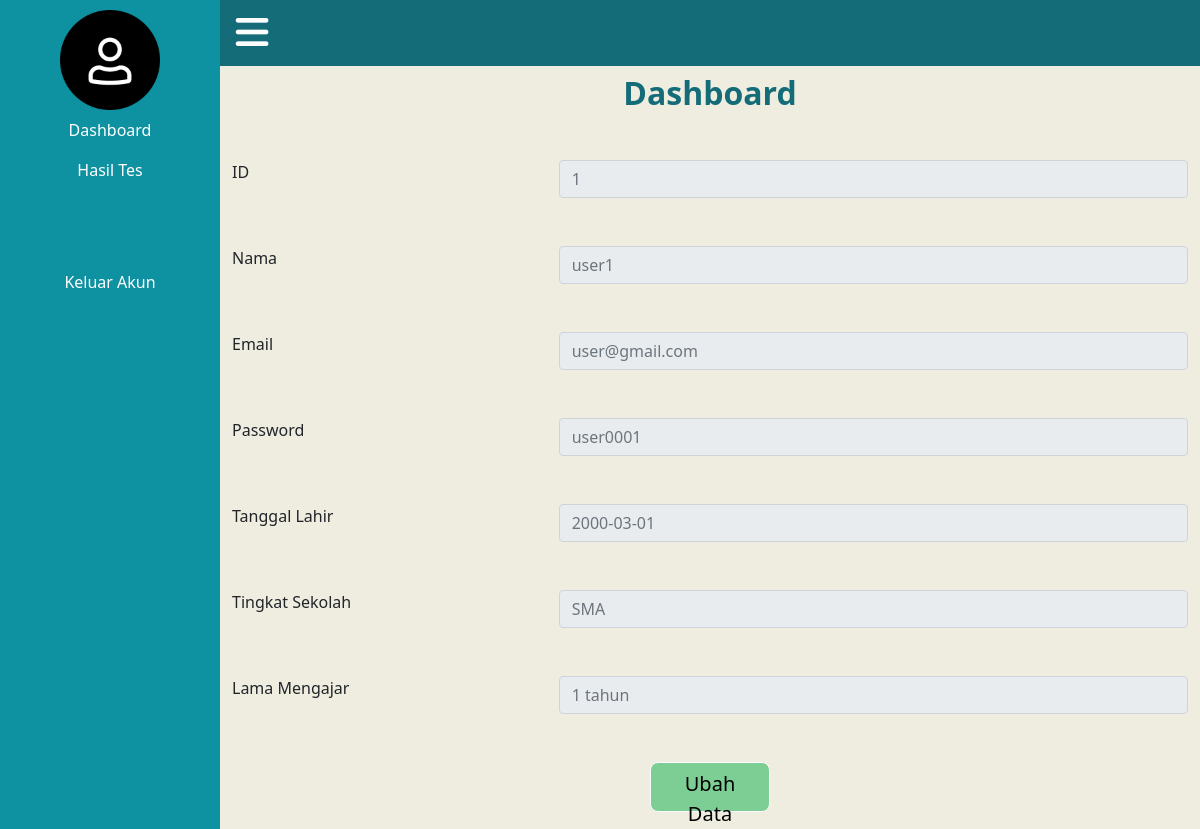
Page /dashboard.php (signed in) on the committed database.
### tables this page shows
CREATE TABLE `pengguna` (
  `id_pengguna` int(11) NOT NULL,
  `email` varchar(100) NOT NULL,
  `pass` varchar(8) NOT NULL,
  `nama` varchar(30) NOT NULL,
  `tgl_lahir` date DEFAULT NULL,
  `tingkat_sekolah` char(3) DEFAULT NULL,
  `lama_mengajar` varchar(10) DEFAULT NULL
);

### inc/header.php (called while the page is built, shortened)
<?php
    include_once 'classes/Admin.php';
    include_once 'classes/User.php';
    $users = new User($db);
?>

### classes/User.php (called while the page is built, shortened)
<?php
class User{
    private $db_conn;
    public function __construct($db){
        $this->db_conn = $db;
    }
    public function show($id){
        $query = "SELECT id_pengguna, email, nama, pass, tgl_lahir,
                tingkat_sekolah, lama_mengajar from pengguna where id_pengguna =:id";
        $stmt = $this->db_conn->prepare($query);
        $stmt->bindValue(':id', $id);
        $stmt->execute();
        $row = $stmt->fetch(PDO::FETCH_ASSOC);
        $this->id = $row['id_pengguna'];
        $this->nama = $row['nama'];
        $this->email = $row['email'];
        $this->pass = $row['pass'];
        $this->tgl = $row['tgl_lahir'];
        $this->sekolah = $row['tingkat_sekolah'];
        $this->lama = $row['lama_mengajar'];
    }
}

### dashboard.php (the view, shortened to what this page needs)
<!DOCTYPE html>
<?php
  include 'inc/header.php';
  $id = Session::get('id');
?>
<html lang="en">
<head>
    <link href="https://www.cssscript.com/demo/sticky.css" rel="stylesheet" type="text/css">
    <link href="https://cdn.jsdelivr.net/npm/bootstrap@5.1.3/dist/css/bootstrap.min.css" rel="stylesheet">
    <link rel="stylesheet" href="css\style.css" />
</head>
<body>
    <?php
        include 'sidebar.php';
        $users->show($id);
    ?>
    <div class="my-container active-cont">
        <nav class="navbar top-navbar navbar-light bg">
            <div class="container-fluid">
                <a class="btn border-0" id="menu-btn"><i class="fa-solid fa-bars"></i></a>
            </div>
        </nav>
        <div class="container mt-2 mb-5">
            <div class="text-center">
                <h2 class="header">Dashboard</h2>
            </div>
        </div>
        <div class="container">
            <div class="row">
                <div class="col-4 mb-5">
                    <label for="id">ID</label>
                </div>
                <div class="col-8 mb-5">
                    <input class="form-control" type="text" id=id
                        placeholder="<?php
                        echo $users->id;?>"
                    disabled>
                </div>
            </div>
            <div class="row">
                <div class="col-4 mb-5">
                    <label for="nama">Nama</label>
                </div>
                <div class="col-8 mb-5">
                    <input class="form-control" type="text" id="nama"
                    placeholder="<?php
                    echo $users->nama;?>"
                    disabled>
                </div>
            </div>
            <div class="row">
                <div class="col-4 mb-5">
                    <label for="email">Email</label>
                </div>
                <div class="col-8 mb-5">
                    <input class="form-control" type="text" id=email
                        placeholder="<?php
                        echo $users->email;?>"
                    disabled>
                </div>
            </div>
            <div class="row">
                <div class="col-4 mb-5">
                    <label for="pass">Password</label>
                </div>
                <div class="col-8 mb-5">
                    <input class="form-control" type="password" id="pass"
                    placeholder="<?php
                    echo $users->pass;?>"
                    disabled>
                </div>
            </div>
            <div class="row">
                <div class="col-4 mb-5">
                    <label for="tgl">Tanggal Lahir</label>
                </div>
                <div class="col-8 mb-5">
                    <input class="form-control" type="text" id="tgl"
                    placeholder="<?php
                    echo $users->tgl;?>"
                    disabled>
                </div>
            </div>
            <div class="row">
                <div class="col-4 mb-5">
                    <label for="tingkat">Tingkat Sekolah</label>
                </div>
                <div class="col-8 mb-5">
                    <input class="form-control" type="text" id=tingkat
                        placeholder="<?php
                        echo $users->sekolah;?>"
                    disabled>
                </div>
            </div>
            <div class="row">
                <div class="col-4 mb-5">
                    <label for="waktu">Lama Mengajar</label>
                </div>
                <div class="col-8 mb-5">
                    <input class="form-control" type="text" id="waktu"
                    placeholder="<?php
                    echo $users->lama;?>"
                    disabled>
                </div>
            </div>
            <div class="d-flex justify-content-center">
                <button type="button" class="btn btn-light btn-ubah" data-bs-toggle="modal" data-bs-target="#edit">Ubah Data</button>
            </div>
        </div>
    </div>
</body>
</html>

### css/style.css (style rules this page uses)
* { box-sizing: border-box; }
body { background-color: #EFEDE0; }
nav { background-color: #0E91A1; }
nav a { color: white !important; }
.header { color: #146C78; font-style: normal; font-weight: 700; }
.btn { width: 100px; height: 50px; background: #7DCE94; border-radius: 8px; font-size: 20px; }
.container { margin-top: 6px; margin-bottom: 5px; }
.my-container { transition:.4s; }
.active-cont { margin-left:220px; }
#menu-btn { background-color:transparent; color: white; margin-left:-30px !important; }
.bg { background-color: #146C78; }
.fa-solid, .fas { font-size: 28pt !important; }
.btn-ubah { width: 120px !important; }

### rows in the picture
pengguna: id_pengguna "1", nama "user1", email "user@gmail.com", tgl_lahir "2000-03-01", tingkat_sekolah "SMA", lama_mengajar "1 tahun"
